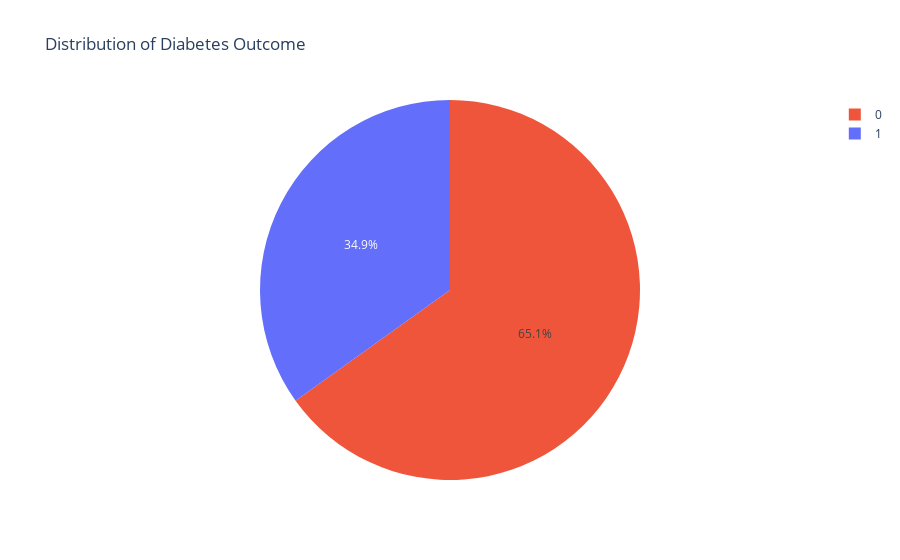

This figure's notebook cell:
### Code cell
#Vérifier la distribution de la colonne cible / label_data 
fig_target_columns = px.pie(df,
                 names='Outcome',         
                 title='Distribution of Diabetes Outcome',
                 color='Outcome',          
                )

fig_target_columns.show()

### Figure 1 — Plotly figure (JSON) as saved in the notebook; plotly's stock layout.template omitted (floating-point values rounded to 4 significant figures; data arrays with more than 128 entries replaced by an {"elided": "..."} marker saying what was removed)
{"data": [{"customdata": {"elided": "768x1 int values"}, "domain": {"x": [0, 1], "y": [0, 1]}, "hovertemplate": "Outcome=%{customdata[0]}<extra></extra>", "labels": {"elided": "768 int values"}, "legendgroup": "", "marker": {"colors": {"elided": "768 str values"}}, "name": "", "showlegend": true, "type": "pie"}], "layout": {"legend": {"tracegroupgap": 0}, "title": {"text": "Distribution of Diabetes Outcome"}}}
